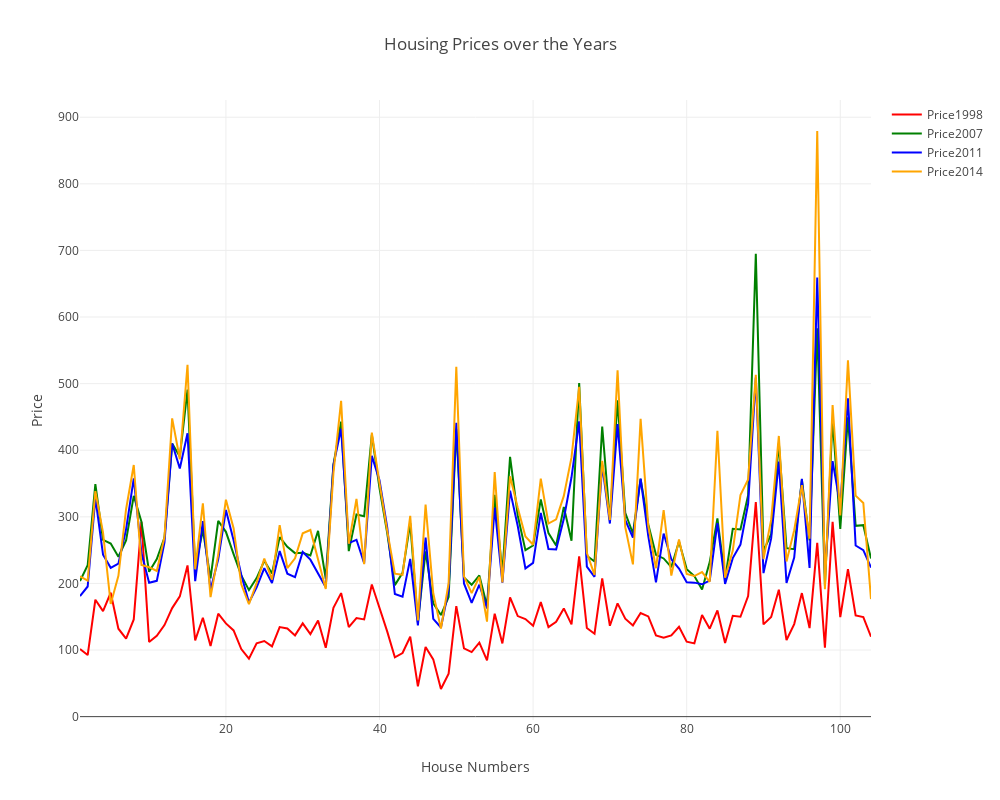

This figure's notebook cell:
### Markdown cell above
3c.A line chart with four lines: price1998, price2007, price2011, and price2014. The X axis is the house num. 
    The Y axis is the value from the four columns listed above. 
    When the mouse cursor hovers over a marker, the street address of the house should be displayed in the tooltip.

### Code cell
trace0 = go.Scatter(
    x = dz['housenum'],
    y = dz['price1998'],
    name = 'Price1998',
    line = dict(
        color = ('red'),
        width = 2),
    text= dz['streetname']

)
trace1 = go.Scatter(
    x = dz['housenum'],
    y = dz['price2007'],
    name = 'Price2007',
    line = dict(
        color = ('green'),
        width = 2),
    text= dz['streetname']

)

trace2 = go.Scatter(
    x = dz['housenum'],
    y = dz['price2011'],
    name = 'Price2011',
    line = dict(
        color = ('blue'),
        width = 2),
    text= dz['streetname']

)

trace3 = go.Scatter(
    x = dz['housenum'],
    y = dz['price2014'],
    name = 'Price2014',
    line = dict(
        color = ('Orange'),
        width = 2),
    text= dz['streetname']
)

data = [trace0,trace1,trace2,trace3]

# Edit the layout
layout = dict(title = 'Housing Prices over the Years',
              xaxis = dict(title = 'House Numbers'),
              yaxis = dict(title = 'Price'),
              height=800, width=1000
              )

fig = dict(data=data, layout=layout)
iplot(fig, filename='styled-line')

### Figure 1 — Plotly figure (JSON) as saved in the notebook; plotly's stock layout.template omitted (floating-point values rounded to 4 significant figures)
{"data": [{"line": {"color": "red", "width": 2}, "name": "Price1998", "text": ["Acrebrook Drive", "Autumn Dr", "Bridge Road", "Bridge Road", "Bridge Road", "Brierwood Drive", "Bright Avenue", "Bright Street", "Burts Pit Rd", "Burts Pit Rd", "Carolyn Street", "Clement St", "Columbus Ave", "Crescent Street", "Crescent Street", "Crestview Dr", "Crestview Dr", "Crestview Drive", "Earle St", "Edgewood Terrace", "Federal Street", "Fern St", "Florence Rd", "Forest Glen Dr", "Forest Glen Dr.", "Forest Glen Drive", "Franklin Street", "Golden Drive", "Grandview Street", "Gregory Lane", "Gregory Lane", "Hancock St", "Harold Street", "Hayes Avenue", "Hillside Road", "Hinckley Street", "Hinckley Street", "Jackson Street", "Jackson Street", "James Avenue", "Lake Street", "Laurel Park", "Laurel Park", "Laurel Park", "Laurel Park", "Laurel Park", "Laurel Park", "Laurel Park", "Laurel Park", "Liberty Street", "Longview Drive", "Longview Drive", "Longview Drive", "Main Street", "Maplewood Terrace", "Mary Jane Lane", "Meadow St", "Middle St", "Middle St", "Nonotuck Street", "North Maple Street", "North Maple Street", "North Maple Street", "Nutting Avenue", "Olive St", "Pilgrim Dr", "Pine St", "Pioneer Knolls", "Prospect Avenue", "Prospect Street", "Prospect Street", "Ridgewood Terrace", "Riverbank Rd.", "Riverside Drive", "Riverside Drive", "Rocky Hill Road", "Rust Avenue", "Ryan Road", "Ryan Road", "Ryan Road", "Ryan Road", "Ryan Road", "Ryan Road", "South Main Street", "Sandy Hill Rd", "Sherman Avenue", "South Main Street", "South Street", "South Street", "Spruce Hill Avenue", "Spruce Hill Avenue", "State St", "State St", "Straw Ave", "Sumner Avenue", "Swan Street", "Trumbull Road", "Turkey Hill Rd", "Union Street", "Valley Street", "Vernon Street", "Warren Street", "Williams Street", "Winslow Ave"], "type": "scatter", "uid": "a1aab9b0-2b7a-4351-807c-38a1beb43259", "x": [1, 2, 3, 4, 5, 6, 7, 8, 9, 10, 11, 12, 13, 14, 15, 16, 17, 18, 19, 20, 21, 22, 23, 24, 25, 26, 27, 28, 29, 30, 31, 32, 33, 34, 35, 36, 37, 38, 39, 40, 41, 42, 43, 44, 45, 46, 47, 48, 49, 50, 51, 52, 53, 54, 55, 56, 57, 58, 59, 60, 61, 62, 63, 64, 65, 66, 67, 68, 69, 70, 71, 72, 73, 74, 75, 76, 77, 78, 79, 80, 81, 82, 83, 84, 85, 86, 87, 88, 89, 90, 91, 92, 93, 94, 95, 96, 97, 98, 99, 100, 101, 102, 103, 104], "y": [101.5, 92.5, 175.5, 158.5, 186, 132, 117, 146, 292.5, 112, 121.5, 137.5, 163, 180.5, 227, 114.5, 148.5, 106, 154.5, 140, 129.5, 101.5, 87, 110, 113.5, 105.5, 134.5, 132.5, 122, 140, 124, 144.5, 103.5, 163.5, 185.5, 134.5, 148, 146, 198.5, 164.5, 128, 89, 95.5, 120, 45.5, 104.5, 86, 41.5, 64.5, 166, 102.5, 97, 111, 84.5, 154.5, 110, 179, 151, 146.5, 136.5, 172, 134.5, 142.5, 162.5, 138.5, 240.5, 133, 124.5, 207.5, 136.5, 170, 147, 137, 155.5, 150.5, 122, 118.5, 122, 135, 112.5, 110, 152.5, 132, 159.5, 110.5, 151.5, 150, 181, 322, 138.5, 149.5, 190.5, 115, 139, 185.5, 133, 261, 103.5, 292.5, 149.5, 221.5, 152, 149.5, 120]}, {"line": {"color": "green", "width": 2}, "name": "Price2007", "text": ["Acrebrook Drive", "Autumn Dr", "Bridge Road", "Bridge Road", "Bridge Road", "Brierwood Drive", "Bright Avenue", "Bright Street", "Burts Pit Rd", "Burts Pit Rd", "Carolyn Street", "Clement St", "Columbus Ave", "Crescent Street", "Crescent Street", "Crestview Dr", "Crestview Dr", "Crestview Drive", "Earle St", "Edgewood Terrace", "Federal Street", "Fern St", "Florence Rd", "Forest Glen Dr", "Forest Glen Dr.", "Forest Glen Drive", "Franklin Street", "Golden Drive", "Grandview Street", "Gregory Lane", "Gregory Lane", "Hancock St", "Harold Street", "Hayes Avenue", "Hillside Road", "Hinckley Street", "Hinckley Street", "Jackson Street", "Jackson Street", "James Avenue", "Lake Street", "Laurel Park", "Laurel Park", "Laurel Park", "Laurel Park", "Laurel Park", "Laurel Park", "Laurel Park", "Laurel Park", "Liberty Street", "Longview Drive", "Longview Drive", "Longview Drive", "Main Street", "Maplewood Terrace", "Mary Jane Lane", "Meadow St", "Middle St", "Middle St", "Nonotuck Street", "North Maple Street", "North Maple Street", "North Maple Street", "Nutting Avenue", "Olive St", "Pilgrim Dr", "Pine St", "Pioneer Knolls", "Prospect Avenue", "Prospect Street", "Prospect Street", "Ridgewood Terrace", "Riverbank Rd.", "Riverside Drive", "Riverside Drive", "Rocky Hill Road", "Rust Avenue", "Ryan Road", "Ryan Road", "Ryan Road", "Ryan Road", "Ryan Road", "Ryan Road", "South Main Street", "Sandy Hill Rd", "Sherman Avenue", "South Main Street", "South Street", "South Street", "Spruce Hill Avenue", "Spruce Hill Avenue", "State St", "State St", "Straw Ave", "Sumner Avenue", "Swan Street", "Trumbull Road", "Turkey Hill Rd", "Union Street", "Valley Street", "Vernon Street", "Warren Street", "Williams Street", "Winslow Ave"], "type": "scatter", "uid": "ea5e9a28-2053-4be1-b9a7-314971c7b277", "x": [1, 2, 3, 4, 5, 6, 7, 8, 9, 10, 11, 12, 13, 14, 15, 16, 17, 18, 19, 20, 21, 22, 23, 24, 25, 26, 27, 28, 29, 30, 31, 32, 33, 34, 35, 36, 37, 38, 39, 40, 41, 42, 43, 44, 45, 46, 47, 48, 49, 50, 51, 52, 53, 54, 55, 56, 57, 58, 59, 60, 61, 62, 63, 64, 65, 66, 67, 68, 69, 70, 71, 72, 73, 74, 75, 76, 77, 78, 79, 80, 81, 82, 83, 84, 85, 86, 87, 88, 89, 90, 91, 92, 93, 94, 95, 96, 97, 98, 99, 100, 101, 102, 103, 104], "y": [203.5, 227.5, 349, 265.5, 260, 240, 264.5, 331.5, 292.5, 217.5, 236.5, 269, 410, 390.5, 491, 223.5, 280, 207.5, 294, 277.5, 244, 212, 190, 208, 234, 215, 269.5, 255, 245.5, 246, 242, 279, 207, 378.5, 443, 248.5, 303.5, 301, 423.5, 343, 276, 197.5, 216, 290.5, 141.5, 248, 170, 152.5, 179.5, 431.5, 209, 198, 212, 166, 333, 215.5, 390, 302, 250, 257, 326, 275.5, 257, 315, 264, 501, 241.5, 233, 435.5, 294.5, 475, 306, 275, 357, 288.5, 243, 237.5, 224.5, 263, 221.5, 211, 191, 232, 297.5, 207, 282, 281, 332.5, 695, 249, 274, 411, 253, 251.5, 355.5, 264.5, 583, 196.5, 447, 282, 449.5, 286.5, 287.5, 237.5]}, {"line": {"color": "blue", "width": 2}, "name": "Price2011", "text": ["Acrebrook Drive", "Autumn Dr", "Bridge Road", "Bridge Road", "Bridge Road", "Brierwood Drive", "Bright Avenue", "Bright Street", "Burts Pit Rd", "Burts Pit Rd", "Carolyn Street", "Clement St", "Columbus Ave", "Crescent Street", "Crescent Street", "Crestview Dr", "Crestview Dr", "Crestview Drive", "Earle St", "Edgewood Terrace", "Federal Street", "Fern St", "Florence Rd", "Forest Glen Dr", "Forest Glen Dr.", "Forest Glen Drive", "Franklin Street", "Golden Drive", "Grandview Street", "Gregory Lane", "Gregory Lane", "Hancock St", "Harold Street", "Hayes Avenue", "Hillside Road", "Hinckley Street", "Hinckley Street", "Jackson Street", "Jackson Street", "James Avenue", "Lake Street", "Laurel Park", "Laurel Park", "Laurel Park", "Laurel Park", "Laurel Park", "Laurel Park", "Laurel Park", "Laurel Park", "Liberty Street", "Longview Drive", "Longview Drive", "Longview Drive", "Main Street", "Maplewood Terrace", "Mary Jane Lane", "Meadow St", "Middle St", "Middle St", "Nonotuck Street", "North Maple Street", "North Maple Street", "North Maple Street", "Nutting Avenue", "Olive St", "Pilgrim Dr", "Pine St", "Pioneer Knolls", "Prospect Avenue", "Prospect Street", "Prospect Street", "Ridgewood Terrace", "Riverbank Rd.", "Riverside Drive", "Riverside Drive", "Rocky Hill Road", "Rust Avenue", "Ryan Road", "Ryan Road", "Ryan Road", "Ryan Road", "Ryan Road", "Ryan Road", "South Main Street", "Sandy Hill Rd", "Sherman Avenue", "South Main Street", "South Street", "South Street", "Spruce Hill Avenue", "Spruce Hill Avenue", "State St", "State St", "Straw Ave", "Sumner Avenue", "Swan Street", "Trumbull Road", "Turkey Hill Rd", "Union Street", "Valley Street", "Vernon Street", "Warren Street", "Williams Street", "Winslow Ave"], "type": "scatter", "uid": "f37a97fd-eae1-4470-8bcf-e84fbeefef30", "x": [1, 2, 3, 4, 5, 6, 7, 8, 9, 10, 11, 12, 13, 14, 15, 16, 17, 18, 19, 20, 21, 22, 23, 24, 25, 26, 27, 28, 29, 30, 31, 32, 33, 34, 35, 36, 37, 38, 39, 40, 41, 42, 43, 44, 45, 46, 47, 48, 49, 50, 51, 52, 53, 54, 55, 56, 57, 58, 59, 60, 61, 62, 63, 64, 65, 66, 67, 68, 69, 70, 71, 72, 73, 74, 75, 76, 77, 78, 79, 80, 81, 82, 83, 84, 85, 86, 87, 88, 89, 90, 91, 92, 93, 94, 95, 96, 97, 98, 99, 100, 101, 102, 103, 104], "y": [181.1, 195.4, 328.5, 243.1, 223.4, 229.7, 281.3, 357.6, 245.7, 200.9, 203.9, 261.8, 410.2, 372.6, 425.5, 203.3, 293.6, 190.4, 236.4, 310.3, 264.9, 213.1, 171.2, 194.1, 223, 200.6, 248.6, 214.7, 209.4, 247.3, 235.7, 213.8, 194.2, 377.8, 432.2, 260.5, 265.5, 230.5, 391.6, 354.8, 284.7, 184.1, 180.2, 236.9, 136.9, 269, 146.8, 133.8, 190.5, 441.1, 200, 170.9, 198.1, 162.6, 313.9, 201, 339.4, 286.3, 222.6, 230.9, 305.8, 251.6, 251, 297.2, 359.4, 443.3, 225.3, 210, 378, 290, 439.4, 295.4, 268.9, 357.3, 271.1, 201.6, 274.9, 236.1, 222.3, 201.7, 201.2, 198.7, 204.3, 290.6, 199.3, 238, 258.3, 319.6, 509.1, 215.5, 267.6, 383.1, 200.6, 238.8, 357, 223.4, 659.5, 214.7, 383.7, 317, 478.1, 256.9, 249.9, 223.8]}, {"line": {"color": "Orange", "width": 2}, "name": "Price2014", "text": ["Acrebrook Drive", "Autumn Dr", "Bridge Road", "Bridge Road", "Bridge Road", "Brierwood Drive", "Bright Avenue", "Bright Street", "Burts Pit Rd", "Burts Pit Rd", "Carolyn Street", "Clement St", "Columbus Ave", "Crescent Street", "Crescent Street", "Crestview Dr", "Crestview Dr", "Crestview Drive", "Earle St", "Edgewood Terrace", "Federal Street", "Fern St", "Florence Rd", "Forest Glen Dr", "Forest Glen Dr.", "Forest Glen Drive", "Franklin Street", "Golden Drive", "Grandview Street", "Gregory Lane", "Gregory Lane", "Hancock St", "Harold Street", "Hayes Avenue", "Hillside Road", "Hinckley Street", "Hinckley Street", "Jackson Street", "Jackson Street", "James Avenue", "Lake Street", "Laurel Park", "Laurel Park", "Laurel Park", "Laurel Park", "Laurel Park", "Laurel Park", "Laurel Park", "Laurel Park", "Liberty Street", "Longview Drive", "Longview Drive", "Longview Drive", "Main Street", "Maplewood Terrace", "Mary Jane Lane", "Meadow St", "Middle St", "Middle St", "Nonotuck Street", "North Maple Street", "North Maple Street", "North Maple Street", "Nutting Avenue", "Olive St", "Pilgrim Dr", "Pine St", "Pioneer Knolls", "Prospect Avenue", "Prospect Street", "Prospect Street", "Ridgewood Terrace", "Riverbank Rd.", "Riverside Drive", "Riverside Drive", "Rocky Hill Road", "Rust Avenue", "Ryan Road", "Ryan Road", "Ryan Road", "Ryan Road", "Ryan Road", "Ryan Road", "South Main Street", "Sandy Hill Rd", "Sherman Avenue", "South Main Street", "South Street", "South Street", "Spruce Hill Avenue", "Spruce Hill Avenue", "State St", "State St", "Straw Ave", "Sumner Avenue", "Swan Street", "Trumbull Road", "Turkey Hill Rd", "Union Street", "Valley Street", "Vernon Street", "Warren Street", "Williams Street", "Winslow Ave"], "type": "scatter", "uid": "182e6d5d-95a0-47f4-8b20-730fad46a3d6", "x": [1, 2, 3, 4, 5, 6, 7, 8, 9, 10, 11, 12, 13, 14, 15, 16, 17, 18, 19, 20, 21, 22, 23, 24, 25, 26, 27, 28, 29, 30, 31, 32, 33, 34, 35, 36, 37, 38, 39, 40, 41, 42, 43, 44, 45, 46, 47, 48, 49, 50, 51, 52, 53, 54, 55, 56, 57, 58, 59, 60, 61, 62, 63, 64, 65, 66, 67, 68, 69, 70, 71, 72, 73, 74, 75, 76, 77, 78, 79, 80, 81, 82, 83, 84, 85, 86, 87, 88, 89, 90, 91, 92, 93, 94, 95, 96, 97, 98, 99, 100, 101, 102, 103, 104], "y": [210.7, 204.2, 338.7, 276.2, 169.2, 211.5, 311.5, 377.9, 227.7, 224.4, 218.8, 269.6, 447.8, 386.4, 528.1, 221.2, 320.2, 179.5, 243.6, 325.7, 282.8, 198.7, 168.8, 200.9, 237.2, 205.8, 287.5, 223.1, 237.6, 275.2, 280.3, 237.8, 191.7, 365.5, 474.2, 259.5, 326.9, 228.8, 426.5, 350.8, 279.2, 214.7, 213.0, 301.4, 144.4, 318.3, 185.1, 132.1, 200.2, 525.1, 210.7, 185.5, 209.9, 142.7, 367.4, 201.4, 360.9, 313.6, 270.6, 258.1, 357.3, 289.9, 296.1, 331.4, 389.2, 495.2, 246.0, 212.9, 384.1, 295.2, 520.1, 284.5, 228.6, 447.3, 286.2, 222.9, 310.0, 211.7, 266.1, 214.3, 211.1, 217.0, 202.5, 429.4, 208.7, 249.4, 332.7, 356.3, 513.1, 236.5, 295.8, 421.5, 233.0, 279.8, 347.4, 267.3, 879.3, 191.4, 467.9, 301.9, 534.9, 331.8, 320.8, 176.5]}], "layout": {"height": 800, "title": {"text": "Housing Prices over the Years"}, "width": 1000, "xaxis": {"title": {"text": "House Numbers"}}, "yaxis": {"title": {"text": "Price"}}}}
